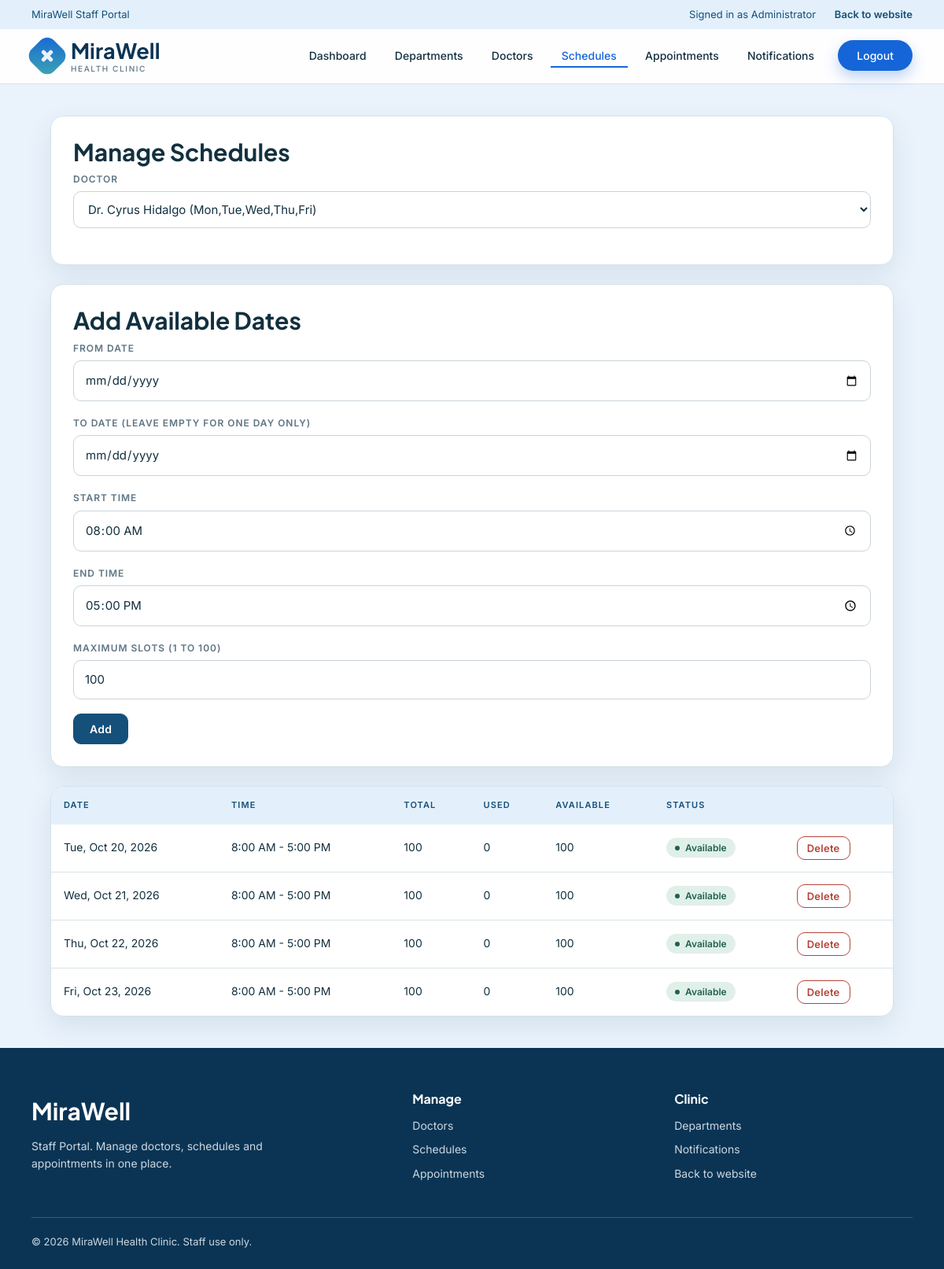
Page /medical_appointment/admin/schedules.php (signed in) on the committed database.
### tables this page shows
CREATE TABLE schedules (
  schedule_id INT AUTO_INCREMENT PRIMARY KEY,
  doctor_id INT NOT NULL,
  appointment_date DATE NOT NULL,
  start_time TIME NOT NULL DEFAULT '08:00:00',
  end_time TIME NOT NULL DEFAULT '17:00:00',
  max_slots INT NOT NULL DEFAULT 100,
  UNIQUE (doctor_id, appointment_date),
  CHECK (max_slots BETWEEN 1 AND 100),
  FOREIGN KEY (doctor_id) REFERENCES doctors(doctor_id) ON DELETE CASCADE
);

### medical_appointment/api/config.php (called while the page is built, shortened)
<?php
try {
    $conn = new mysqli("localhost", "root", "", "medical_appointment");
    $conn->set_charset("utf8mb4");
} catch (Exception $ex) {
    die("Cannot connect to the database. Start MySQL in XAMPP and import database.sql first.");
}
function run($sql, $types = "", $params = []) {
    global $conn;
    $stmt = $conn->prepare($sql);
    if ($types != "") {
        $stmt->bind_param($types, ...$params);
    }
    $stmt->execute();
    return $stmt;
}
function rows($sql, $types = "", $params = []) {
    return run($sql, $types, $params)->get_result()->fetch_all(MYSQLI_ASSOC);
}
function row($sql, $types = "", $params = []) {
    $result = rows($sql, $types, $params);
    return $result ? $result[0] : null;
}
function e($text) {
    return htmlspecialchars($text ?? "");
}
function css($text) {
    return strtolower(str_replace(" ", "", $text));
}
require_once __DIR__ . "/functions.php";

### medical_appointment/admin/schedules.php (the view, shortened to what this page needs)
<?php
include "../api/config.php";
$doctors = rows("SELECT * FROM doctors ORDER BY doctor_name");
$doctor_id = (int) ($_GET["doctor"] ?? $_POST["doctor"] ?? ($doctors[0]["doctor_id"] ?? 0));
$doctor = row("SELECT * FROM doctors WHERE doctor_id = ?", "i", [$doctor_id]);
$dates = [];
if ($doctor) {
    $dates = rows("SELECT s.schedule_id, s.appointment_date, s.start_time, s.end_time, s.max_slots, COUNT(a.appointment_id) AS used
        FROM schedules s
        LEFT JOIN appointments a ON a.schedule_id = s.schedule_id AND a.status != 'Cancelled'
        WHERE s.doctor_id = ? AND s.appointment_date >= ?
        GROUP BY s.schedule_id, s.appointment_date, s.start_time, s.end_time, s.max_slots
        ORDER BY s.appointment_date", "is", [$doctor_id, date("Y-m-d")]);
}
include "header.php";
?>
<div class="box">
    <h2>Manage Schedules</h2>
    <form method="get">
        <label>Doctor</label>
        <select name="doctor" onchange="this.form.submit()">
            <?php foreach ($doctors as $d) { ?>
                <option value="<?= $d["doctor_id"] ?>" <?= $d["doctor_id"] == $doctor_id ? "selected" : "" ?>><?= e($d["doctor_name"]) ?> (<?= e($d["available_days"]) ?>)</option>
            <?php } ?>
        </select>
    </form>
</div>
<?php if ($doctor) { ?>
<div class="box">
    <h2>Add Available Dates</h2>
    <form method="post">
        <label>From Date</label>
        <input type="date" name="from_date" required>
        <label>To Date (leave empty for one day only)</label>
        <input type="date" name="to_date">
        <label>Start Time</label>
        <input type="time" name="start_time" value="08:00" required>
        <label>End Time</label>
        <input type="time" name="end_time" value="17:00" required>
        <label>Maximum Slots (1 to 100)</label>
        <input type="number" name="max_slots" value="100" min="1" max="100" required>
        <button type="submit">Add</button>
    </form>
</div>
<div class="table-wrap">
    <table>
        <tr>
            <th>Date</th>
            <th>Time</th>
            <th>Total</th>
            <th>Used</th>
            <th>Available</th>
            <th>Status</th>
            <th></th>
        </tr>
        <?php foreach ($dates as $d) {
            $available = $d["max_slots"] - $d["used"];
            $status = slotStatus($available);
        ?>
            <tr>
                <td><?= date("D, M j, Y", strtotime($d["appointment_date"])) ?></td>
                <td><?= date("g:i A", strtotime($d["start_time"])) ?> - <?= date("g:i A", strtotime($d["end_time"])) ?></td>
                <td><?= $d["max_slots"] ?></td>
                <td><?= $d["used"] ?></td>
                <td><?= $available ?></td>
                <td><span class="status <?= css($status) ?>"><?= e($status) ?></span></td>
                <td><a class="btn btn-red" href="schedules.php?doctor=<?= $doctor_id ?>&delete=<?= $d["schedule_id"] ?>" data-confirm="Delete this date?">Delete</a></td>
            </tr>
        <?php } ?>
    </table>
</div>
<?php } else { ?>
    <div class="box">Add a doctor first.</div>
<?php } ?>
<?php include "footer.php"; ?>

### medical_appointment/style/style.css (style rules this page uses)
:root { --cream: #eaf3fc; --cream-light: #f7fbfd; --rock: #7fc4c9; --rock-light: #e3f0fb; --blue: #1565d8; --teal: #3fa7b0; --venice: #14507a; --venice-dark: #0b3454; --ink: #12303f; --muted: #5f7684; --line: #d5e3ea; --red: #b4443a; --shadow: 0 12px 32px rgba(15, 67, 96, 0.1); --serif: "Plus Jakarta Sans", "Segoe UI", Roboto, Arial, sans-serif; --sans: "Inter", "Segoe UI", Roboto, Arial, sans-serif; }
* { box-sizing: border-box; }
body { margin: 0; font-family: var(--sans); font-size: 15px; line-height: 1.6; color: var(--ink); background: var(--cream); }
a { color: var(--venice); }
h1, h2, h3, h4 { font-family: var(--serif); font-weight: 700; line-height: 1.15; color: var(--ink); }
h2 { margin: 0 0 8px; font-size: 30px; }
.box { margin-bottom: 24px; padding: 28px; background: white; border: 1px solid var(--line); border-radius: 16px; box-shadow: var(--shadow); }
label { display: block; font-size: 12px; font-weight: 600; letter-spacing: 0.08em; text-transform: uppercase; color: var(--muted); }
input, select, textarea { width: 100%; margin: 6px 0 18px; padding: 12px 14px; font: inherit; color: var(--ink); background: white; border: 1px solid #c9d4da; border-radius: 10px; }
button, .btn { display: inline-block; padding: 10px 20px; font: 600 14px var(--sans); letter-spacing: 0.02em; color: white; text-decoration: none; background: var(--venice); border: 1px solid var(--venice); border-radius: 10px; cursor: pointer; transition: background 0.2s, border-color 0.2s, color 0.2s, transform 0.15s; }
.btn-red { color: var(--red); background: transparent; border-color: var(--red); }
td .btn, td button { padding: 6px 12px; font-size: 13px; }
.table-wrap { margin-bottom: 24px; overflow-x: auto; background: white; border: 1px solid var(--line); border-radius: 16px; box-shadow: var(--shadow); }
table { width: 100%; border-collapse: collapse; }
th { padding: 15px 16px; text-align: left; font-size: 11px; font-weight: 600; letter-spacing: 0.1em; text-transform: uppercase; color: var(--venice); background: var(--rock-light); }
td { padding: 15px 16px; font-size: 14px; border-bottom: 1px solid var(--line); }
tr:last-child td { border-bottom: none; }
.status { display: inline-block; padding: 3px 11px; font-size: 12px; font-weight: 600; border-radius: 20px; }
.status::before { content: ""; display: inline-block; width: 6px; height: 6px; margin-right: 7px; vertical-align: 1px; border-radius: 50%; background: currentColor; }
.confirmed, .available { color: #1f6150; background: #e0f0e9; }

### rows in the picture
schedules: appointment_date "Tue, Oct 20, 2026", start_time "8:00 AM", end_time "5:00 PM", max_slots "100", used "0", status "Available"
schedules: appointment_date "Wed, Oct 21, 2026", start_time "8:00 AM", end_time "5:00 PM", max_slots "100", used "0", status "Available"
schedules: appointment_date "Thu, Oct 22, 2026", start_time "8:00 AM", end_time "5:00 PM", max_slots "100", used "0", status "Available"
schedules: appointment_date "Fri, Oct 23, 2026", start_time "8:00 AM", end_time "5:00 PM", max_slots "100", used "0", status "Available"

### other values in the picture
$_SESSION["admin_name"] "Administrator"
$text "Dashboard Departments Doctors Schedules Appointments Notifications"
form field doctor "Dr. Cyrus Hidalgo (Mon,Tue,Wed,Thu,Fri)"
